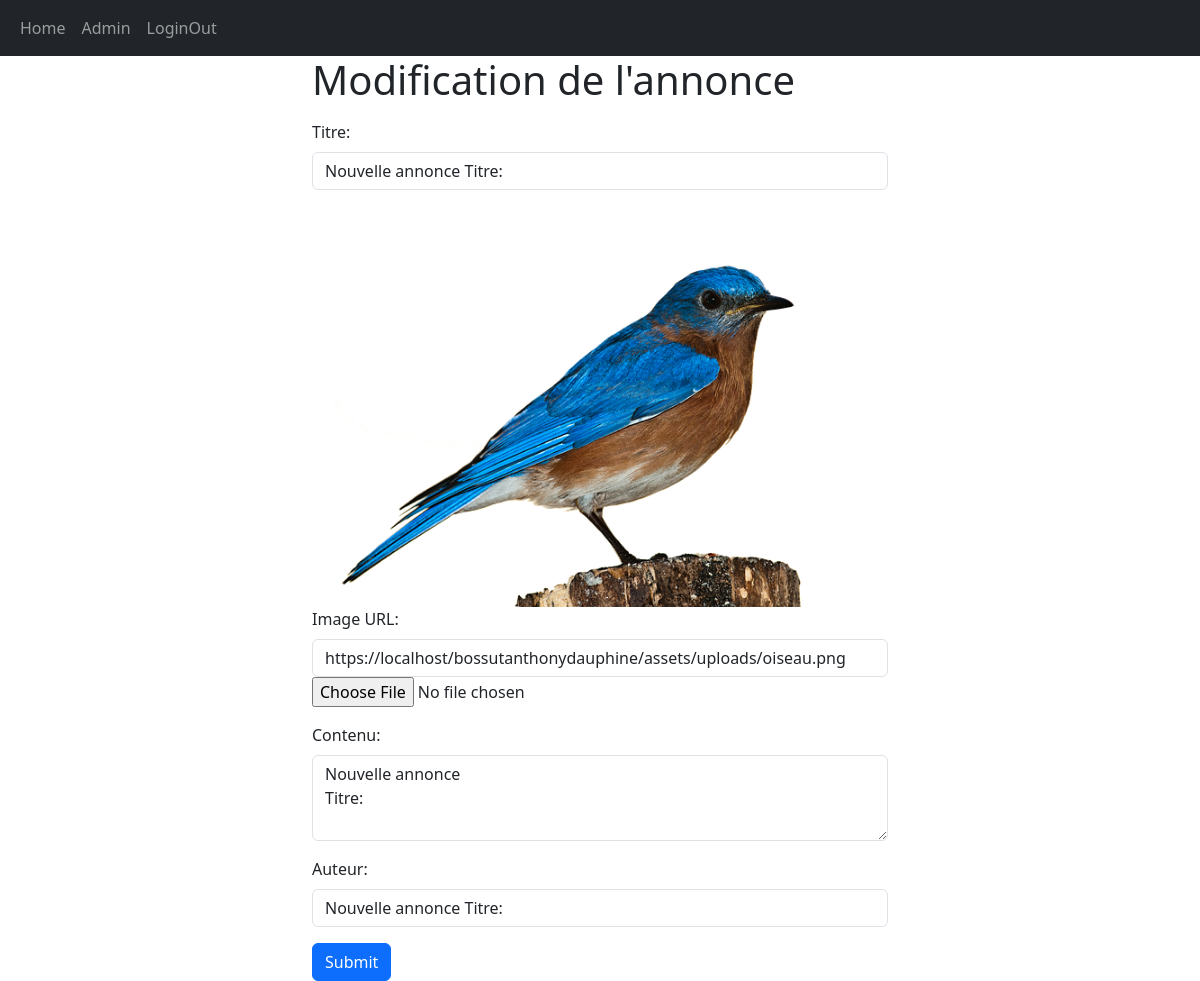
The page /admin/editeAnnonce.php?id=62 (signed in) on the database its author committed.
### tables this page shows
CREATE TABLE IF NOT EXISTS `annonce` (
  `id` int NOT NULL AUTO_INCREMENT,
  `imageUrl` varchar(250) DEFAULT NULL,
  `contenu` text NOT NULL,
  `titre` varchar(250) NOT NULL,
  `auteur` varchar(250) NOT NULL,
  `datePublication` datetime NOT NULL,
  PRIMARY KEY (`id`),
  UNIQUE KEY `annonce_id_uindex` (`id`)
);

### utils/databaseManager.php (called while the page is built, shortened)
<?php
function findAnnoncesById(PDO $pdo, $id): array
{
    $params = [':id' => $id];
    $reponse = $pdo->prepare("SELECT * FROM annonce WHERE id = :id");
    $reponse->execute($params);
    return $reponse->fetch();
}

### admin/editeAnnonce.php (the view, shortened to what this page needs)
<?php
include_once ("../block/header.php");
include_once ("../utils/databaseManager.php");
if (!isset($_GET["id"])) {
    $subtitle = "Nouvelle annonce";
    $para = "";
} else {
    $subtitle = "Modification de l'annonce";
    $para = "?id=" . $_GET["id"];
    $pdo = connectDB();
    $annonce = findAnnoncesById($pdo, $_GET["id"]);
}
?>
<div class="container col-6 ">
    <h1><?PHP echo ($subtitle ?? "Default Title") ?></h1>
    <form action="editeAnnonce.php<?PHP echo $para ?? "" ?>" method="POST" enctype="multipart/form-data" class=" mt-3">
        <div class="mb-3">
            <label for="titre" class="form-label">Titre:</label>
            <input type="text" class="form-control" id="titre" name="titre"
                value="<?PHP echo $annonce["titre"] ?? "" ?>" required>
        </div>
        <div class="mb-3">
            <div>
                <img src="<?PHP echo $annonce["imageUrl"] ?? "https://placehold.co/400" ?>" alt="" class="img-fluid">
            </div>
            <label for="imageUrl" class="form-label">Image URL:</label>
            <input type="text" class="form-control" id="imageUrl" name="imageUrl"
                value="<?PHP echo $annonce["imageUrl"] ?? "https://placehold.co/400" ?>" required>
            <input type="file" name="avatar">
        </div>
        <div class="mb-3">
            <label for="contenu" class="form-label">Contenu:</label>
            <textarea class="form-control" id="contenu" name="contenu" rows="3"
                required><?PHP echo $annonce["contenu"] ?? "" ?></textarea>
        </div>
        <div class="mb-3">
            <label for="auteur" class="form-label">Auteur:</label>
            <input type="text" class="form-control" id="auteur" name="auteur"
                value="<?PHP echo $annonce["auteur"] ?? "" ?>" required>
        </div>
        <input type="submit" class="btn btn-primary"></input>
    </form>
</div>

### rows shown on the page
annonce: titre "Nouvelle annonce Titre:", imageUrl (picture), imageUrl "https://localhost/bossutanthonydauphine/assets/uploads/oiseau.png", contenu "Nouvelle annonce Titre:", auteur "Nouvelle annonce Titre:"

### other values the page prints
$subtitle "Modification de l'annonce"
